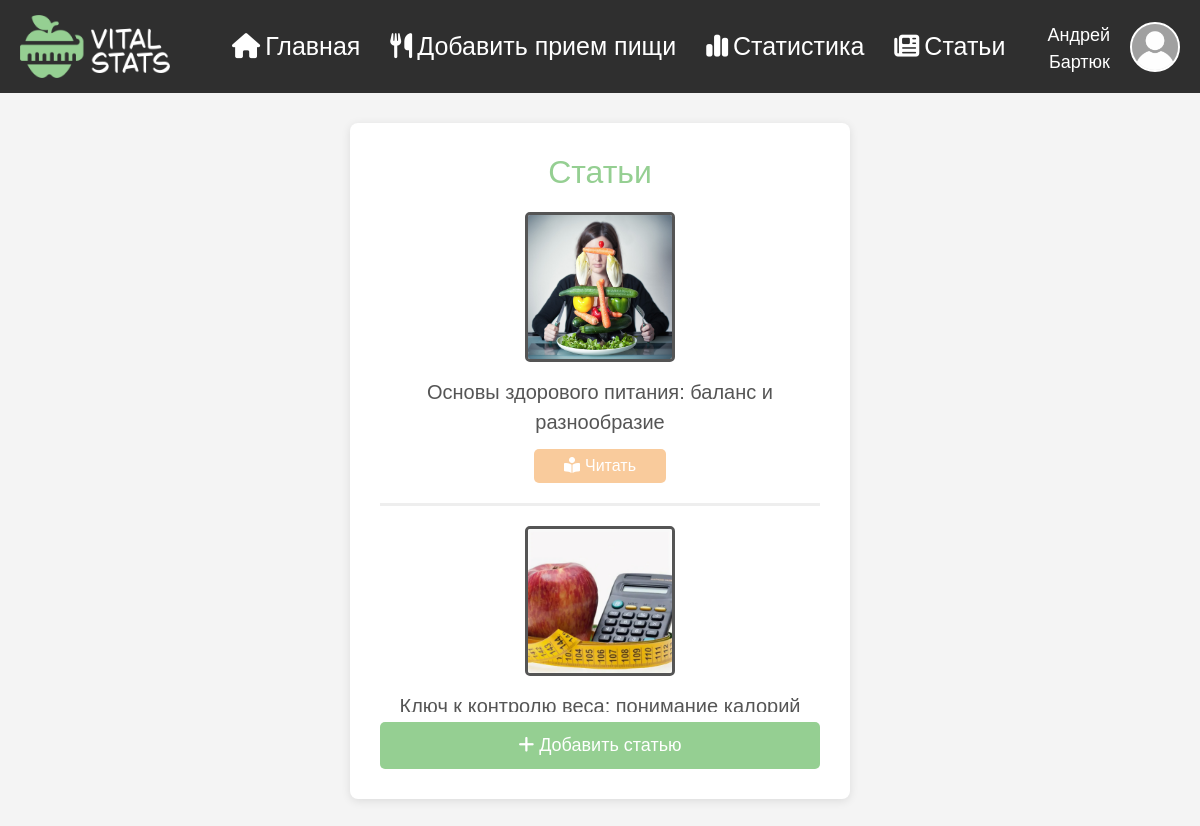
The page /article_list (signed in) on the database its author committed.
### data/User.py (models this page shows, shortened)
class User(SqlAlchemyBase, UserMixin, SerializerMixin):
    __tablename__ = "user"
    id = sqlalchemy.Column(sqlalchemy.Integer, primary_key=True, autoincrement=True)
    email = sqlalchemy.Column(sqlalchemy.String, nullable=False, index=True, unique=True)
    surname = sqlalchemy.Column(sqlalchemy.String, nullable=False)
    name = sqlalchemy.Column(sqlalchemy.String, nullable=False)
    gender = sqlalchemy.Column(sqlalchemy.Integer, sqlalchemy.ForeignKey("gender.id"), nullable=False)
    goal = sqlalchemy.Column(sqlalchemy.Integer, sqlalchemy.ForeignKey("goal.id"), nullable=True, default=2)
    lifestyle = sqlalchemy.Column(sqlalchemy.Integer, sqlalchemy.ForeignKey("lifestyle.id"), nullable=True, default=3)
    age = sqlalchemy.Column(sqlalchemy.Integer, nullable=False)
    weight = sqlalchemy.Column(sqlalchemy.Integer, nullable=False)
    height = sqlalchemy.Column(sqlalchemy.Integer, nullable=False)
    is_admin = sqlalchemy.Column(sqlalchemy.Boolean, nullable=False, default=False)
    hashed_password = sqlalchemy.Column(sqlalchemy.String, nullable=True)
    gender_obj = sqlalchemy.orm.relationship("Gender")
    goal_obj = sqlalchemy.orm.relationship("Goal")
    lifestyle_obj = sqlalchemy.orm.relationship("Lifestyle")

### data/Article.py (models this page shows)
class Article(SqlAlchemyBase, SerializerMixin):
    __tablename__ = "article"
    id = sqlalchemy.Column(sqlalchemy.Integer, primary_key=True, autoincrement=True)
    title = sqlalchemy.Column(sqlalchemy.String, nullable=False)
    content = sqlalchemy.Column(sqlalchemy.String, nullable=False)
    accepted = sqlalchemy.Column(sqlalchemy.Boolean, nullable=False, default=True)
    user = sqlalchemy.Column(sqlalchemy.Integer, sqlalchemy.ForeignKey("user.id"), nullable=True)
    user_obj = sqlalchemy.orm.relationship("User")

### main.py (the view)
@login_required
@app.route("/article_list")
def article_list():
    db_sess = db_session.create_session()
    articles = db_sess.query(Article).filter(Article.accepted)
    articles = zip(articles, [get_article_picture_url(x.id) for x in articles])
    return render_template("article_list.html", avatar_url=get_avatar_url(), articles=articles)

### data/db_session.py (called while the page is built)
def create_session() -> Session:
    global __factory
    return __factory()

### main.py (called while the page is built)
@login_manager.user_loader
def load_user(user_id):
    db_sess = db_session.create_session()
    return db_sess.query(User).get(user_id)

def get_avatar_url():
    path = f"img/avatar/user_{current_user.id}.png"
    if os.path.exists("static/" + path):
        return url_for("static", filename=path)
    return url_for("static", filename="img/avatar/default.png")

def get_article_picture_url(article_id):
    path = f"img/article/article_{article_id}.png"
    if os.path.exists("static/" + path):
        return url_for("static", filename=path)
    return url_for("static", filename="img/article/default.png")

### templates/article_list.html (shortened to what this page needs)
{% extends "base.html" %}
{% block head %}
    <link rel="stylesheet" href="{{ url_for('static', filename='css/article_style.css') }}">
{% endblock %}
{% block content %}
    <div class="main-container">
        <div class="panel" style="max-width: 500px;">
            <h2>Статьи</h2>
            <div style="overflow-x: hidden; overflow-y: scrollbar; width: 100%; max-height: 500px;">
                {% for article, pic_url in articles %}
                    <div class="article-preview" style="display: flex; flex-direction: column; justify-content: center;">
                        <div class="article-pic">
                            <img src="{{ pic_url }}">
                        </div>
                        <p class="article-title">{{ article.title }}</p>
                        <div style="display: flex; flex-direction: row; gap: 10px; justify-content: center; width: 100%;">
                            {% if current_user.is_admin or article.user == current_user.id %}
                                <a href="/article/{{ article.id }}" class="btn btn-secondary" style="font-size: 16px; padding: 5px; width: 30%;">
                                    <i class="fa-solid fa-book-open-reader fa-btn"></i>Читать
                                </a>
                                <a href="/delete_article/{{ article.id }}" class="btn btn-danger" style="font-size: 16px; padding: 5px; width: 30%;">
                                    <i class="fa-solid fa-trash-can fa-btn"></i>Удалить
                                </a>
                            {% else %}
                                <a href="/article/{{ article.id }}" class="btn btn-secondary" style="width: 30%; font-size: 16px; padding: 5px;">
                                    <i class="fa-solid fa-book-open-reader fa-btn"></i>Читать
                                </a>
                            {% endif %}
                        </div>
                    </div>
                {% endfor %}
            </div>
            <a href="/add_article" class="btn btn-primary" style="margin: 10px 0 0 0;">
                <i class="fa-solid fa-plus fa-btn"></i>Добавить статью
            </a>
        </div>
    </div>
{% endblock %}

### templates/base.html (shortened to what this page needs)
<!DOCTYPE html>
<html lang="ru">
<head>
    <link href="https://cdn.jsdelivr.net/npm/bootstrap@5.3.3/dist/css/bootstrap.min.css" rel="stylesheet">
    <link rel="stylesheet" href="https://cdnjs.cloudflare.com/ajax/libs/font-awesome/6.5.1/css/all.min.css" />
    <link rel="stylesheet" href="{{ url_for('static', filename='css/base_style.css') }}">
    {% block head %}{% endblock %}
</head>
<body>
    <nav class="navbar">
        <div class="navbar-left">
            <div class="navbar-logo">
                <a href="/"><img class="nav-logo" src="{{ url_for('static', filename='img/logo_light.png') }}"></a>
            </div>
        </div>
        <ul class="my-navbar-nav">
            <li><a href="/"><i class="fa-solid fa-house fa-btn"></i>Главная</a></li>
            <li><a href="/add_meal"><i class="fa-solid fa-utensils fa-btn"></i>Добавить прием пищи</a></li>
            <li><a href="/statistics"><i class="fa-solid fa-chart-simple fa-btn"></i>Статистика</a></li>
            <li><a href="/article_list"><i class="fa-solid fa-newspaper fa-btn"></i>Статьи</a></li>
        </ul>
        <div class="navbar-right">
            <a href="/profile" class="user-link">
                <div class="user-info">
                    {{ current_user.name }}<br>{{ current_user.surname }}
                </div>
                <div class="account-avatar">
                    <img src="{{ avatar_url }}" alt="VwV">
                </div>
            </a>
        </div>
    </nav>
    <div class="content">
        {% block content %}
        {% endblock %}
    </div>
</body>
</html>

### static/css/base_style.css (style rules this page uses)
* { outline: 1px solid transparent !important; }
body { font-family: 'BubbleSans', sans-serif; margin: 0; background-color: #f4f4f4; color: #000; }
.main-container { padding: 10px; display: flex; flex-direction: column; align-items: center; }
.panel { flex: 0; padding: 30px; border-radius: 8px; background-color: #fff; box-shadow: 0 2px 10px rgba(0, 0, 0, 0.1); }
.navbar { background-color: #2f2f2f; color: #000; padding: 15px 20px; display: flex; justify-content: space-between; align-items: center; }
.navbar-left { display: flex; align-items: center; }
.navbar-logo { font-size: 1.5em; font-weight: bold; margin-right: 20px; transition: filter 0.3s ease; }
.my-navbar-nav { display: flex; list-style: none; padding: 0; margin: 0; }
.my-navbar-nav li { margin: 0 15px; }
.my-navbar-nav a { font-size: 25px; color: #ffffff; text-decoration: none; transition: color 0.3s ease; }
.navbar-right { display: flex; align-items: center; }
.content { padding: 20px; }
.nav-logo { max-width: 150px; height: auto; }
.user-link { display: flex; align-items: center; text-decoration: none; color: inherit; }
.user-info { color: #ffffff; margin-right: 5px; margin-top: 5px; font-size: 18px; text-align: right; transition: color 0.3s ease; }
.account-avatar { width: 50px; height: 50px; border-radius: 50%; background-color: #ddd; overflow: hidden; margin-left: 15px; border: 2px solid #ffffff; transition: border 0.3s ease; }
.account-avatar img { display: block; width: 100%; height: 100%; object-fit: cover; }
.btn-primary { background-color: #95cf92; color: white; border: none; padding: 10px 10px; border-radius: 5px; font-size: 18px; transition: background-color 0.3s ease, transform 0.3s ease; margin-top: 12px; width: 100%; }
h2 { color: #95cf92; text-align: center; margin-bottom: 20px; }
.fa-btn { margin-right: 5px; }
.btn-secondary { background-color: #f9cb9c; color: white; border: none; padding: 10px 10px; border-radius: 5px; font-size: 18px; transition: background-color 0.3s ease, transform 0.3s ease; margin-top: 12px; width: 100%; }

### static/css/article_style.css (style rules this page uses)
.article-preview { align-items: center; margin-bottom: 20px; padding-bottom: 20px; border-bottom: 3px solid #eee; }
.article-title { width: 100%; font-size: 20px; color: #555; text-align: center; margin: 0; }
.article-pic { width: 150px; height: 150px; border-radius: 5px; background-color: #ddd; overflow: hidden; border: 3px solid #555; margin-bottom: 15px; }
.article-pic img { display: block; width: 100%; height: 100%; object-fit: cover; }

### rows shown on the page
User: name "Андрей", surname "Бартюк"
Article: shows a picture, title "Основы здорового питания: баланс и разнообразие"
Article: shows a picture, title "Ключ к контролю веса: понимание калорий"
